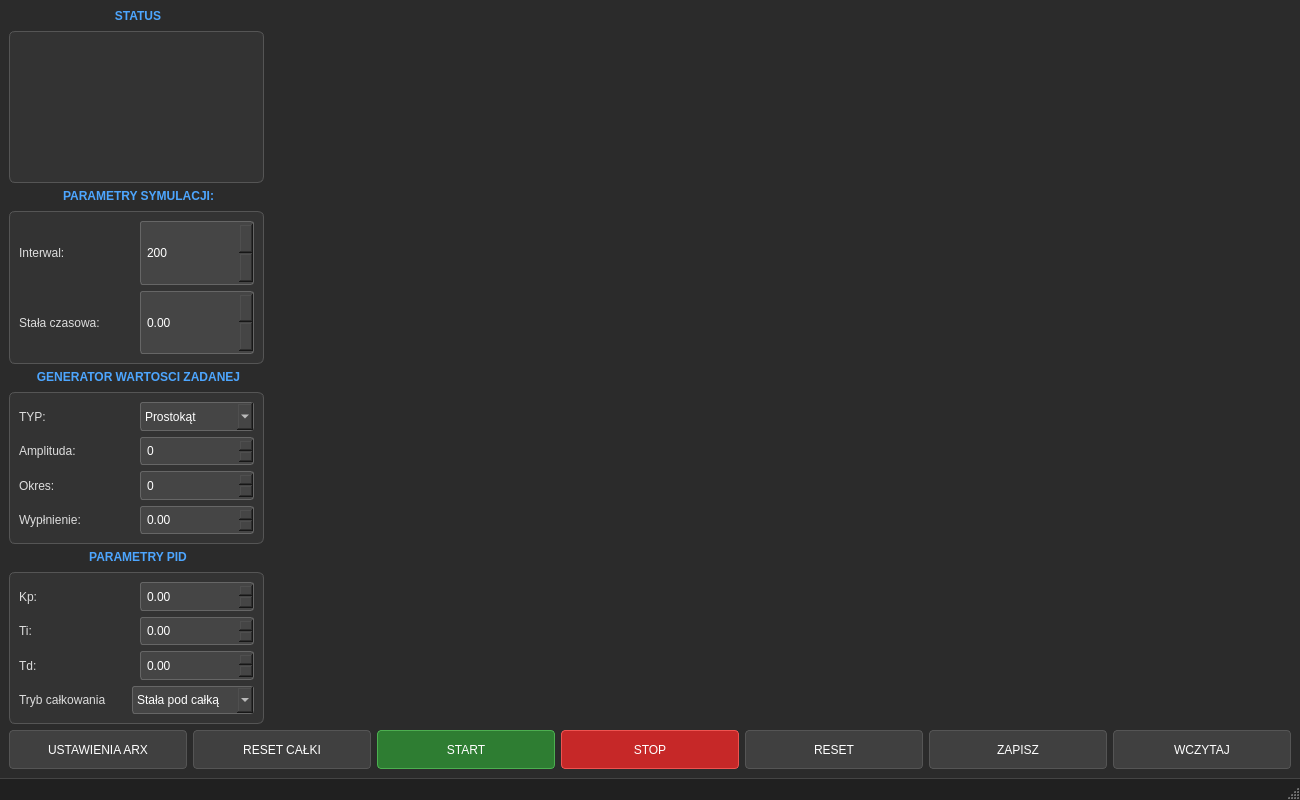
<?xml version="1.0" encoding="UTF-8"?>
<ui version="4.0">
 <class>MainWindow</class>
 <widget class="QMainWindow" name="MainWindow">
  <property name="geometry">
   <rect>
    <x>0</x>
    <y>0</y>
    <width>1300</width>
    <height>800</height>
   </rect>
  </property>
  <property name="minimumSize">
   <size>
    <width>1300</width>
    <height>800</height>
   </size>
  </property>
  <property name="windowTitle">
   <string>Symulator UAR</string>
  </property>
  <property name="styleSheet">
   <string notr="true">/* --- GŁÓWNE TŁO --- */
QMainWindow, QWidget#centralWidget {
    background-color: #2b2b2b;
    color: #f0f0f0;
}

/* --- LEWY PANEL (Kontenery) --- */
QGroupBox {
    background-color: #333333;
    border: 1px solid #555555;
    border-radius: 6px;
    margin-top: 22px; /* Miejsce na tytuł */
    font-weight: bold;
}

QGroupBox::title {
    subcontrol-origin: margin;
    subcontrol-position: top center;
    padding: 0 5px;
    color: #4da6ff; /* Niebieski kolor tytułów */
    background-color: transparent;
}

/* --- POLA EDYCJI I ETYKIETY --- */

QLabel {
    color: #dddddd;
    background-color: transparent; /* Żeby nie miały tła rodzica */
    border: none;
}


QDoubleSpinBox, QSpinBox, QComboBox {
    background-color: #454545;
    border: 1px solid #666666;
    border-radius: 3px;
    padding: 4px;
    color: #ffffff;
    selection-background-color: #4da6ff;
}

QDoubleSpinBox:hover, QSpinBox:hover, QComboBox:hover {
    border: 1px solid #4da6ff;
}

/* --- PRZYCISKI (Dół ekranu) --- */
QPushButton {
    background-color: #404040;
    border: 1px solid #555555;
    border-radius: 4px;
    color: white;
    padding: 6px 12px;
    min-height: 25px;
}

QPushButton:hover {
    background-color: #505050;
    border: 1px solid #4da6ff;
}

QPushButton:pressed {
    background-color: #2a2a2a;
}

/* Specjalne kolory dla ważnych przycisków (po ObjectName) */
QPushButton#btnStart {
    background-color: #2e7d32; /* Zielony */
    border-color: #4caf50;
}
QPushButton#btnStart:hover { background-color: #388e3c; }

QPushButton#btnStop {
    background-color: #c62828; /* Czerwony */
    border-color: #ef5350;
}
QPushButton#btnStop:hover { background-color: #d32f2f; }

/* --- Pasek Stanu --- */
QStatusBar {
    background-color: #202020;
    color: #aaaaaa;
    border-top: 1px solid #444;
}

/* --- WYKRESY (QCustomPlot) --- */
/* Ważne: QCustomPlot rysuje własne tło w C++. 
   Ustawiamy tu border, żeby widać było granice widgetu. */
QCustomPlot {
    border: 1px solid #555555;
    border-radius: 4px;
    background-color: #1e1e1e; 
}</string>
  </property>
  <widget class="QWidget" name="centralwidget">
   <layout class="QVBoxLayout" name="verticalLayout_5">
    <item>
     <layout class="QGridLayout" name="gridLayout_6" columnstretch="2,8">
      <item row="3" column="0">
       <widget class="QGroupBox" name="groupBox_3">
        <property name="sizePolicy">
         <sizepolicy hsizetype="Expanding" vsizetype="Expanding">
          <horstretch>0</horstretch>
          <verstretch>0</verstretch>
         </sizepolicy>
        </property>
        <property name="title">
         <string>PARAMETRY PID</string>
        </property>
        <layout class="QGridLayout" name="gridLayout">
         <item row="0" column="0">
          <layout class="QVBoxLayout" name="verticalLayout">
           <item>
            <layout class="QHBoxLayout" name="horizontalLayout_2">
             <item>
              <widget class="QLabel" name="label">
               <property name="sizePolicy">
                <sizepolicy hsizetype="Preferred" vsizetype="Expanding">
                 <horstretch>0</horstretch>
                 <verstretch>0</verstretch>
                </sizepolicy>
               </property>
               <property name="text">
                <string>Kp:</string>
               </property>
              </widget>
             </item>
             <item>
              <widget class="QDoubleSpinBox" name="spinKp">
               <property name="sizePolicy">
                <sizepolicy hsizetype="Minimum" vsizetype="Expanding">
                 <horstretch>0</horstretch>
                 <verstretch>0</verstretch>
                </sizepolicy>
               </property>
               <property name="maximum">
                <double>100.000000000000000</double>
               </property>
              </widget>
             </item>
            </layout>
           </item>
           <item>
            <layout class="QHBoxLayout" name="horizontalLayout_3">
             <item>
              <widget class="QLabel" name="label_2">
               <property name="sizePolicy">
                <sizepolicy hsizetype="Preferred" vsizetype="Expanding">
                 <horstretch>0</horstretch>
                 <verstretch>0</verstretch>
                </sizepolicy>
               </property>
               <property name="text">
                <string>Ti:</string>
               </property>
              </widget>
             </item>
             <item>
              <widget class="QDoubleSpinBox" name="spinTi">
               <property name="sizePolicy">
                <sizepolicy hsizetype="Minimum" vsizetype="Expanding">
                 <horstretch>0</horstretch>
                 <verstretch>0</verstretch>
                </sizepolicy>
               </property>
               <property name="maximum">
                <double>100.000000000000000</double>
               </property>
              </widget>
             </item>
            </layout>
           </item>
           <item>
            <layout class="QHBoxLayout" name="horizontalLayout_4">
             <item>
              <widget class="QLabel" name="label_3">
               <property name="sizePolicy">
                <sizepolicy hsizetype="Preferred" vsizetype="Expanding">
                 <horstretch>0</horstretch>
                 <verstretch>0</verstretch>
                </sizepolicy>
               </property>
               <property name="text">
                <string>Td:</string>
               </property>
              </widget>
             </item>
             <item>
              <widget class="QDoubleSpinBox" name="spinTd">
               <property name="sizePolicy">
                <sizepolicy hsizetype="Minimum" vsizetype="Expanding">
                 <horstretch>0</horstretch>
                 <verstretch>0</verstretch>
                </sizepolicy>
               </property>
              </widget>
             </item>
            </layout>
           </item>
           <item>
            <layout class="QHBoxLayout" name="horizontalLayout_5">
             <item>
              <widget class="QLabel" name="labelRozniczka">
               <property name="sizePolicy">
                <sizepolicy hsizetype="Preferred" vsizetype="Expanding">
                 <horstretch>0</horstretch>
                 <verstretch>0</verstretch>
                </sizepolicy>
               </property>
               <property name="text">
                <string>Tryb całkowania</string>
               </property>
              </widget>
             </item>
             <item>
              <widget class="QComboBox" name="boxRozniczka">
               <property name="sizePolicy">
                <sizepolicy hsizetype="Preferred" vsizetype="Expanding">
                 <horstretch>0</horstretch>
                 <verstretch>0</verstretch>
                </sizepolicy>
               </property>
               <item>
                <property name="text">
                 <string>Stała pod całką</string>
                </property>
               </item>
               <item>
                <property name="text">
                 <string>Stała przed całką</string>
                </property>
               </item>
              </widget>
             </item>
            </layout>
           </item>
          </layout>
         </item>
        </layout>
       </widget>
      </item>
      <item row="2" column="0">
       <widget class="QGroupBox" name="groupBox_2">
        <property name="sizePolicy">
         <sizepolicy hsizetype="Expanding" vsizetype="Expanding">
          <horstretch>0</horstretch>
          <verstretch>0</verstretch>
         </sizepolicy>
        </property>
        <property name="title">
         <string>GENERATOR WARTOSCI ZADANEJ</string>
        </property>
        <layout class="QGridLayout" name="gridLayout_2">
         <item row="0" column="0">
          <layout class="QVBoxLayout" name="verticalLayout_2">
           <item>
            <layout class="QHBoxLayout" name="horizontalLayout_6">
             <item>
              <widget class="QLabel" name="label_4">
               <property name="sizePolicy">
                <sizepolicy hsizetype="Preferred" vsizetype="Expanding">
                 <horstretch>0</horstretch>
                 <verstretch>0</verstretch>
                </sizepolicy>
               </property>
               <property name="text">
                <string>TYP:</string>
               </property>
              </widget>
             </item>
             <item>
              <widget class="QComboBox" name="comboTyp">
               <property name="sizePolicy">
                <sizepolicy hsizetype="Preferred" vsizetype="Expanding">
                 <horstretch>0</horstretch>
                 <verstretch>0</verstretch>
                </sizepolicy>
               </property>
               <item>
                <property name="text">
                 <string>Prostokąt</string>
                </property>
               </item>
               <item>
                <property name="text">
                 <string>Sinusoida</string>
                </property>
               </item>
              </widget>
             </item>
            </layout>
           </item>
           <item>
            <layout class="QHBoxLayout" name="horizontalLayout_7">
             <item>
              <widget class="QLabel" name="label_5">
               <property name="sizePolicy">
                <sizepolicy hsizetype="Preferred" vsizetype="Expanding">
                 <horstretch>0</horstretch>
                 <verstretch>0</verstretch>
                </sizepolicy>
               </property>
               <property name="text">
                <string>Amplituda:</string>
               </property>
              </widget>
             </item>
             <item>
              <widget class="QSpinBox" name="spinAmp">
               <property name="sizePolicy">
                <sizepolicy hsizetype="Minimum" vsizetype="Expanding">
                 <horstretch>0</horstretch>
                 <verstretch>0</verstretch>
                </sizepolicy>
               </property>
              </widget>
             </item>
            </layout>
           </item>
           <item>
            <layout class="QHBoxLayout" name="horizontalLayout_8">
             <item>
              <widget class="QLabel" name="label_6">
               <property name="sizePolicy">
                <sizepolicy hsizetype="Preferred" vsizetype="Expanding">
                 <horstretch>0</horstretch>
                 <verstretch>0</verstretch>
                </sizepolicy>
               </property>
               <property name="text">
                <string>Okres:</string>
               </property>
              </widget>
             </item>
             <item>
              <widget class="QSpinBox" name="spinOkres">
               <property name="sizePolicy">
                <sizepolicy hsizetype="Minimum" vsizetype="Expanding">
                 <horstretch>0</horstretch>
                 <verstretch>0</verstretch>
                </sizepolicy>
               </property>
              </widget>
             </item>
            </layout>
           </item>
           <item>
            <layout class="QHBoxLayout" name="horizontalLayout_9">
             <item>
              <widget class="QLabel" name="label_7">
               <property name="sizePolicy">
                <sizepolicy hsizetype="Preferred" vsizetype="Expanding">
                 <horstretch>0</horstretch>
                 <verstretch>0</verstretch>
                </sizepolicy>
               </property>
               <property name="text">
                <string>Wypłnienie:</string>
               </property>
              </widget>
             </item>
             <item>
              <widget class="QDoubleSpinBox" name="spinWypelnienie">
               <property name="sizePolicy">
                <sizepolicy hsizetype="Minimum" vsizetype="Expanding">
                 <horstretch>0</horstretch>
                 <verstretch>0</verstretch>
                </sizepolicy>
               </property>
               <property name="maximum">
                <double>1.000000000000000</double>
               </property>
               <property name="singleStep">
                <double>0.100000000000000</double>
               </property>
              </widget>
             </item>
            </layout>
           </item>
          </layout>
         </item>
        </layout>
       </widget>
      </item>
      <item row="1" column="0">
       <widget class="QGroupBox" name="groupBox">
        <property name="sizePolicy">
         <sizepolicy hsizetype="Expanding" vsizetype="Expanding">
          <horstretch>0</horstretch>
          <verstretch>0</verstretch>
         </sizepolicy>
        </property>
        <property name="title">
         <string>PARAMETRY SYMULACJI:</string>
        </property>
        <layout class="QGridLayout" name="gridLayout_3">
         <item row="0" column="0">
          <layout class="QVBoxLayout" name="verticalLayout_3">
           <item>
            <layout class="QHBoxLayout" name="horizontalLayout_10">
             <item>
              <widget class="QLabel" name="label_8">
               <property name="sizePolicy">
                <sizepolicy hsizetype="Preferred" vsizetype="Expanding">
                 <horstretch>0</horstretch>
                 <verstretch>0</verstretch>
                </sizepolicy>
               </property>
               <property name="text">
                <string>Interwal:</string>
               </property>
              </widget>
             </item>
             <item>
              <widget class="QSpinBox" name="spinInterwal">
               <property name="sizePolicy">
                <sizepolicy hsizetype="Minimum" vsizetype="Expanding">
                 <horstretch>0</horstretch>
                 <verstretch>0</verstretch>
                </sizepolicy>
               </property>
               <property name="minimum">
                <number>10</number>
               </property>
               <property name="maximum">
                <number>1000</number>
               </property>
               <property name="singleStep">
                <number>10</number>
               </property>
               <property name="value">
                <number>200</number>
               </property>
              </widget>
             </item>
            </layout>
           </item>
           <item>
            <layout class="QHBoxLayout" name="horizontalLayout_11">
             <item>
              <widget class="QLabel" name="label_9">
               <property name="sizePolicy">
                <sizepolicy hsizetype="Preferred" vsizetype="Expanding">
                 <horstretch>0</horstretch>
                 <verstretch>0</verstretch>
                </sizepolicy>
               </property>
               <property name="text">
                <string>Stała czasowa:</string>
               </property>
              </widget>
             </item>
             <item>
              <widget class="QDoubleSpinBox" name="spinStala">
               <property name="sizePolicy">
                <sizepolicy hsizetype="Minimum" vsizetype="Expanding">
                 <horstretch>0</horstretch>
                 <verstretch>0</verstretch>
                </sizepolicy>
               </property>
               <property name="minimum">
                <double>-100.000000000000000</double>
               </property>
               <property name="maximum">
                <double>100.000000000000000</double>
               </property>
              </widget>
             </item>
            </layout>
           </item>
          </layout>
         </item>
        </layout>
       </widget>
      </item>
      <item row="4" column="0" colspan="2">
       <layout class="QHBoxLayout" name="horizontalLayout">
        <item>
         <widget class="QPushButton" name="btnUstawieniaARX">
          <property name="text">
           <string>USTAWIENIA ARX</string>
          </property>
         </widget>
        </item>
        <item>
         <widget class="QPushButton" name="btnResetCalki">
          <property name="text">
           <string>RESET CAŁKI</string>
          </property>
         </widget>
        </item>
        <item>
         <widget class="QPushButton" name="btnStart">
          <property name="text">
           <string>START</string>
          </property>
         </widget>
        </item>
        <item>
         <widget class="QPushButton" name="btnStop">
          <property name="text">
           <string>STOP</string>
          </property>
         </widget>
        </item>
        <item>
         <widget class="QPushButton" name="btnReset">
          <property name="text">
           <string>RESET</string>
          </property>
         </widget>
        </item>
        <item>
         <widget class="QPushButton" name="btnZapisz">
          <property name="text">
           <string>ZAPISZ</string>
          </property>
         </widget>
        </item>
        <item>
         <widget class="QPushButton" name="btnWczytaj">
          <property name="text">
           <string>WCZYTAJ</string>
          </property>
         </widget>
        </item>
       </layout>
      </item>
      <item row="0" column="0">
       <widget class="QGroupBox" name="STATUS">
        <property name="sizePolicy">
         <sizepolicy hsizetype="Expanding" vsizetype="Expanding">
          <horstretch>0</horstretch>
          <verstretch>0</verstretch>
         </sizepolicy>
        </property>
        <property name="title">
         <string>STATUS</string>
        </property>
        <layout class="QGridLayout" name="gridLayout_4">
         <item row="0" column="0">
          <widget class="QLabel" name="lblCzas">
           <property name="sizePolicy">
            <sizepolicy hsizetype="Ignored" vsizetype="Expanding">
             <horstretch>0</horstretch>
             <verstretch>0</verstretch>
            </sizepolicy>
           </property>
           <property name="text">
            <string/>
           </property>
          </widget>
         </item>
        </layout>
       </widget>
      </item>
      <item row="0" column="1" rowspan="4">
       <layout class="QGridLayout" name="gridLayout_5">
        <item row="0" column="0">
         <layout class="QVBoxLayout" name="verticalLayout_4">
          <item>
           <widget class="QCustomPlot" name="chartWykres1" native="true">
            <property name="styleSheet">
             <string notr="true"/>
            </property>
           </widget>
          </item>
          <item>
           <layout class="QHBoxLayout" name="horizontalLayout_12">
            <item>
             <widget class="QCustomPlot" name="chartWykres2" native="true">
              <property name="font">
               <font>
                <bold>false</bold>
               </font>
              </property>
             </widget>
            </item>
            <item>
             <widget class="QCustomPlot" name="chartwykres3" native="true"/>
            </item>
            <item>
             <widget class="QCustomPlot" name="chartWykres4" native="true"/>
            </item>
           </layout>
          </item>
         </layout>
        </item>
       </layout>
      </item>
     </layout>
    </item>
   </layout>
  </widget>
  <widget class="QStatusBar" name="statusbar"/>
 </widget>
 <customwidgets>
  <customwidget>
   <class>QCustomPlot</class>
   <extends>QWidget</extends>
   <header location="global">qcustomplot.h</header>
   <container>1</container>
  </customwidget>
 </customwidgets>
 <resources/>
 <connections/>
</ui>
